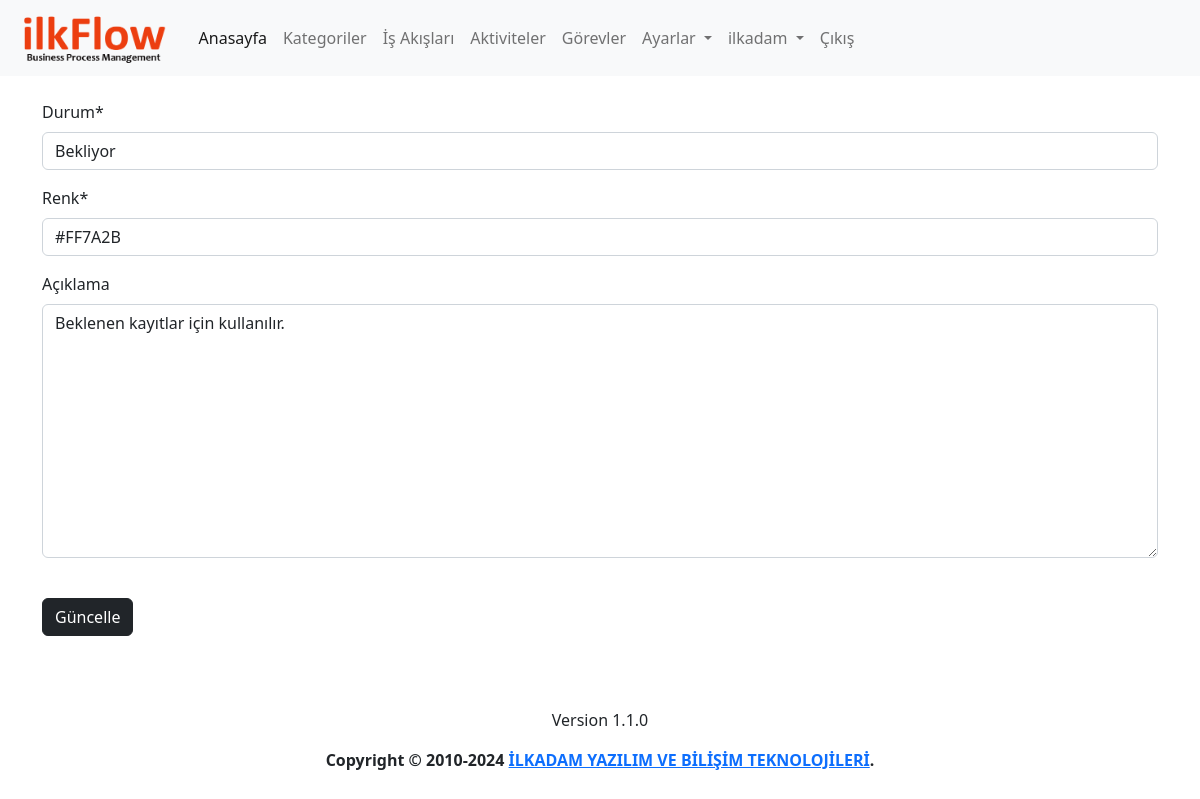
/state/1/update (signed in), run on the app's committed database.
### app/models.py (models this page shows, shortened)
class State(models.Model):
    name=models.CharField(max_length=100,verbose_name='Durum')
    description=models.TextField(verbose_name='Açıklama', blank=True, null=True)
    color=ColorField(default='#FFFFFF',verbose_name='Renk')
    created_date=models.DateTimeField(auto_now_add=True, verbose_name='Oluşturulma Tarihi', blank=True, null=True)
    user=models.ForeignKey(User,on_delete=models.PROTECT,verbose_name='Kullanıcı', blank=True, null=True)
    class Meta:
        verbose_name='Durum'
        verbose_name_plural='Durumlar'

### app/views.py (the view, shortened to what this page needs)
# urls.py: path('state/<int:state_id>/update', views.state_update, name='state_update'),
@login_required(login_url='/user/login/')
def state_update(request,state_id):
    state=get_object_or_404(State,pk=state_id)
    state_form=StateForm(instance=state)
    context={
        'state_form':state_form,
        'state':state
    }
    return render(request,'app/state_update.html',context)

### app/forms.py
class StateForm(forms.ModelForm):
    class Meta:
        model=State
        fields=('name', 'color', 'description')

### templates/app/state_update.html (shortened to what this page needs)
{% extends 'layout.html' %}
{% load humanize %}
{% block content %}
{% load crispy_forms_tags %}
<div class="row">
    <form action="{% url 'state_update' state.id %}" method="POST">
        {{state_form|crispy}}
        <button class="btn btn-dark my-4" type="submit">Güncelle</button>
    </form>
</div>
{% endblock %}

### templates/layout.html (shortened to what this page needs)
{% load static %}
<!doctype html>
<html lang="tr">
<head>
  <link href="https://cdn.jsdelivr.net/npm/bootstrap@5.2.2/dist/css/bootstrap.min.css" rel="stylesheet"
>
  <link rel="stylesheet" type="text/css" href="https://cdn.datatables.net/1.12.1/css/dataTables.bootstrap5.min.css">
  <link rel="stylesheet" type="text/css"
    href="https://cdn.datatables.net/responsive/2.3.0/css/responsive.dataTables.min.css">
  <link rel="stylesheet" type="text/css" href="https://cdn.datatables.net/buttons/2.2.3/css/buttons.bootstrap5.min.css">
  <link href="https://cdn.jsdelivr.net/npm/summernote@0.8.18/dist/summernote-lite.min.css" rel="stylesheet">
  <link href="https://cdn.jsdelivr.net/npm/select2@4.1.0-rc.0/dist/css/select2.min.css" rel="stylesheet" />
  <link rel="stylesheet" href="{% static 'css/jeflow.css' %}">
</head>
<body>
  <header>
    <nav class="navbar navbar-expand-lg bg-light">
      <div class="container-fluid">
        <a class="navbar-brand" href="{% url 'index' %}">
          <img class="logo" src="{% static 'img/logo-text.png' %}" alt="JeFlow">
        </a>
        <div class="collapse navbar-collapse" id="navbarNavDropdown">
          <ul class="navbar-nav">
            <li class="nav-item">
              <a class="nav-link active" aria-current="page" href="{% url 'index' %}">Anasayfa</a>
            </li>
            {% if user.is_authenticated %}
            <li class="nav-item">
              <a class="nav-link" href="{% url 'category' %}">Kategoriler</a>
            </li>
            <li class="nav-item">
              <a class="nav-link" href="{% url 'process' %}">İş Akışları</a>
            </li>
            <li class="nav-item">
              <a class="nav-link" href="{% url 'activity' %}">Aktiviteler</a>
            </li>
            <li class="nav-item">
              <a class="nav-link" href="{% url 'task' %}">Görevler</a>
            </li>
            <li class="nav-item dropdown">
              <a class="nav-link dropdown-toggle" href="{% url 'settings' %}" role="button" data-bs-toggle="dropdown"
                aria-expanded="false">
                Ayarlar
              </a>
            </li>
            <li class="nav-item dropdown">
              <a class="nav-link dropdown-toggle" href="{% url 'profile' %}" role="button" data-bs-toggle="dropdown"
                aria-expanded="false">
                {{ user }}
              </a>
            </li>
            <li class="nav-item">
              <a class="nav-link" href="javascript:{document.getElementById('logout').submit()}">Çıkış</a>
            </li>
            {% else %}
            <li class="nav-item">
              <a class="nav-link" href="{% url 'register' %}">Kayıt Ol</a>
            </li>
            {% endif %}
          </ul>
        </div>
      </div>
    </nav>
  </header>
  <main>
    <div class="container mt-4">
      {% block content %}
      {% endblock %}
    </div>
  </main>
  <footer class="mt-5">
    <div class="d-flex flex-column justify-content-center align-items-center">
      <p>{% include 'partials/_version.html' %}</p>
      <p><strong>Copyright &copy; 2010-2024 <a href="https://ilkadam.com.tr" target="_blank">İLKADAM YAZILIM VE BİLİŞİM TEKNOLOJİLERİ</a>.</strong></p>
    </div>
  </footer>
</body>
</html>

### static/css/jeflow.css (style rules this page uses)
img.logo { height: 50px; }

### data on the page
State: name "Bekliyor", color "#FF7A2B", description "Beklenen kayıtlar için kullanılır."

### other printed values
{{ user }} "ilkadam"
